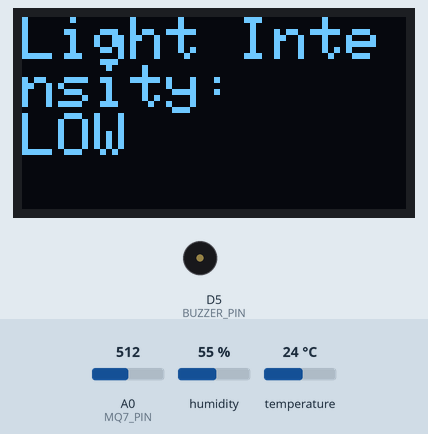
A sketch run on a simulated ESP8266 (NodeMCU). Parts: 128×64 one-colour display, buzzer (waves = sounding, pin HIGH). Inputs (shaded band) come from the test bench; at power-on: A0 (MQ7_PIN) = 512, humidity 55 %, temperature 24 °C.

Above: at 4.9 s.
5.0 s: A0 (MQ7_PIN) set to 0
At 8.6 s:
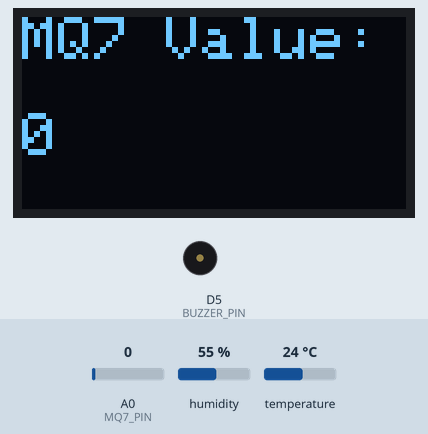
17.0 s: A0 (MQ7_PIN) set to 1023
At 24.9 s:
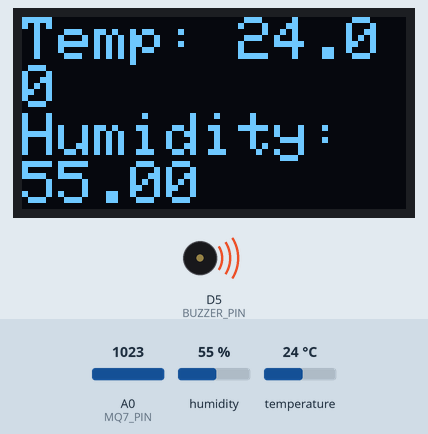
29.0 s: humidity set to 22 %
At 32.0 s:
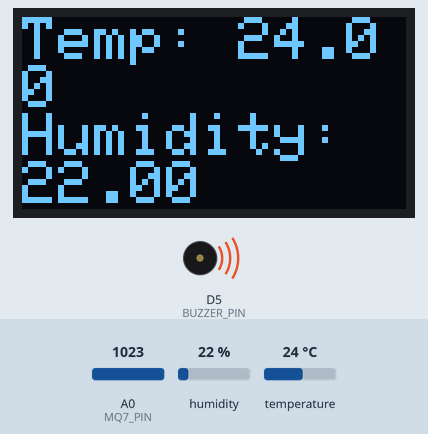
34.1 s: temperature set to 12 °C
At 37.8 s:
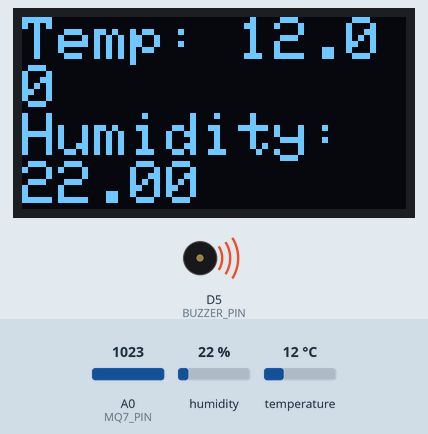
40.2 s: humidity set to 40 %
At 43.6 s:
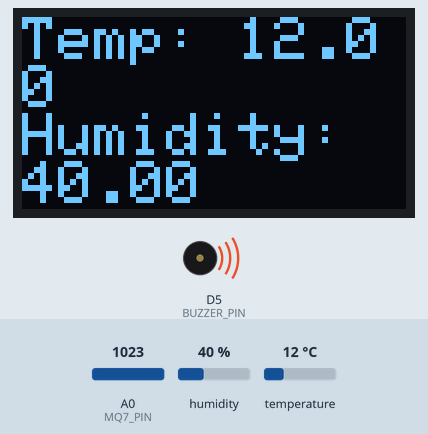
46.3 s: A0 (MQ7_PIN) set to 900
At 49.5 s:
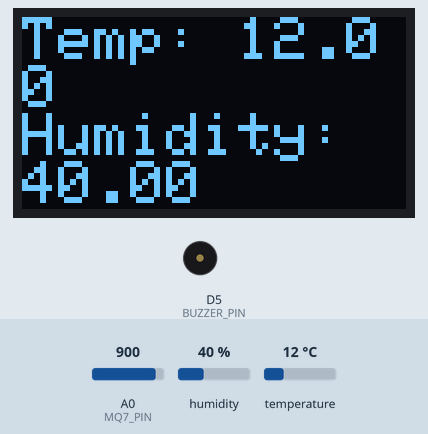
Timing chart, 0 to 51.0 s (numbered marks = the images above; inputs shaded):
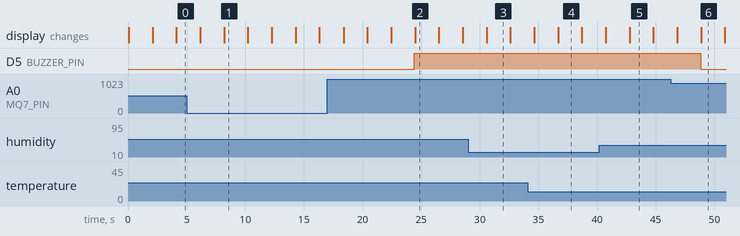

Measured:
- after the input at 17.0 s, D5 (BUZZER_PIN): LOW → HIGH after 7.4 s
- after the input at 46.3 s, D5 (BUZZER_PIN): HIGH → LOW after 2.5 s
- what the display in image 1 shows lasts 2.0 s, from 8.2 s to 10.2 s

The sketch:

ref-Primary_Code.ino
```cpp
#include <SPI.h>
#include <Wire.h>
#include <ESP8266WiFi.h>
#include <Adafruit_GFX.h>
#include <Adafruit_SSD1306.h>
#include <DHT.h>

// Constants for pin configurations
#define SCREEN_WIDTH 128
#define SCREEN_HEIGHT 64
#define DHT_PIN D3
#define DHT_TYPE DHT11
#define MQ7_PIN A0
#define BUZZER_PIN D5
#define LDR_PIN D0
#define OLED_RESET -1
#define SCREEN_ADDRESS 0x3C

// Global variables
Adafruit_SSD1306 display(SCREEN_WIDTH, SCREEN_HEIGHT, &Wire, OLED_RESET); // OLED display object
DHT dht(DHT_PIN, DHT_TYPE); // DHT sensor object
float temperature = 0; // Variable to store temperature
float humidity = 0; // Variable to store humidity

void setup() {
  // Initialize components
  pinMode(BUZZER_PIN, OUTPUT); // Set buzzer pin as output
  pinMode(MQ7_PIN, INPUT); // Set MQ7 sensor pin as input
  pinMode(LDR_PIN, INPUT); // Set LDR sensor pin as input
  dht.begin(); // Initialize DHT sensor
  Serial.begin(115200); // Initialize serial communication

  // Initialize OLED display
  if (!display.begin(SSD1306_SWITCHCAPVCC, SCREEN_ADDRESS)) { // Start OLED display
    Serial.println(F("SSD1306 allocation failed")); // Print error message if OLED allocation failed
    for (;;); // Infinite loop if allocation failed
  }
}

void loop() {
  // Read temperature and humidity
  temperature = dht.readTemperature(); // Read temperature from DHT sensor
  humidity = dht.readHumidity(); // Read humidity from DHT sensor

  // Display temperature and humidity
  display.clearDisplay(); // Clear previous display
  display.setTextSize(2); // Set text size
  display.setTextColor(WHITE); // Set text color
  display.setCursor(0, 0); // Set cursor position
  display.print("Temp: "); // Print temperature label
  display.println(temperature); // Print temperature value
  display.print("Humidity: "); // Print humidity label
  display.println(humidity); // Print humidity value
  display.display(); // Display content on OLED
  delay(2000); // Delay for 2 seconds

  // Read and display MQ7 sensor value
  int mq7Value = analogRead(MQ7_PIN); // Read MQ7 sensor value
  display.clearDisplay(); // Clear previous display
  display.setCursor(0, 0); // Set cursor position
  display.println("MQ7 Value: "); // Print MQ7 sensor label
  display.println(mq7Value); // Print MQ7 sensor value
  display.display(); // Display content on OLED
  delay(2000); // Delay for 2 seconds

  // Read and display LDR value
  int ldrValue = analogRead(LDR_PIN); // Read LDR sensor value
  display.clearDisplay(); // Clear previous display
  display.setCursor(0, 0); // Set cursor position
  display.println("Light Intensity: "); // Print LDR sensor label
  display.println(ldrValue ? "LOW" : "HIGH"); // Print LDR sensor value
  display.display(); // Display content on OLED
  delay(2000); // Delay for 2 seconds

  // Check for abnormal sensor readings and trigger buzzer
  if (ldrValue == 1023) { // If light intensity is high
    digitalWrite(BUZZER_PIN, HIGH); // Turn on buzzer
  } else { // If light intensity is not high
    digitalWrite(BUZZER_PIN, LOW); // Turn off buzzer
  }
}
```
